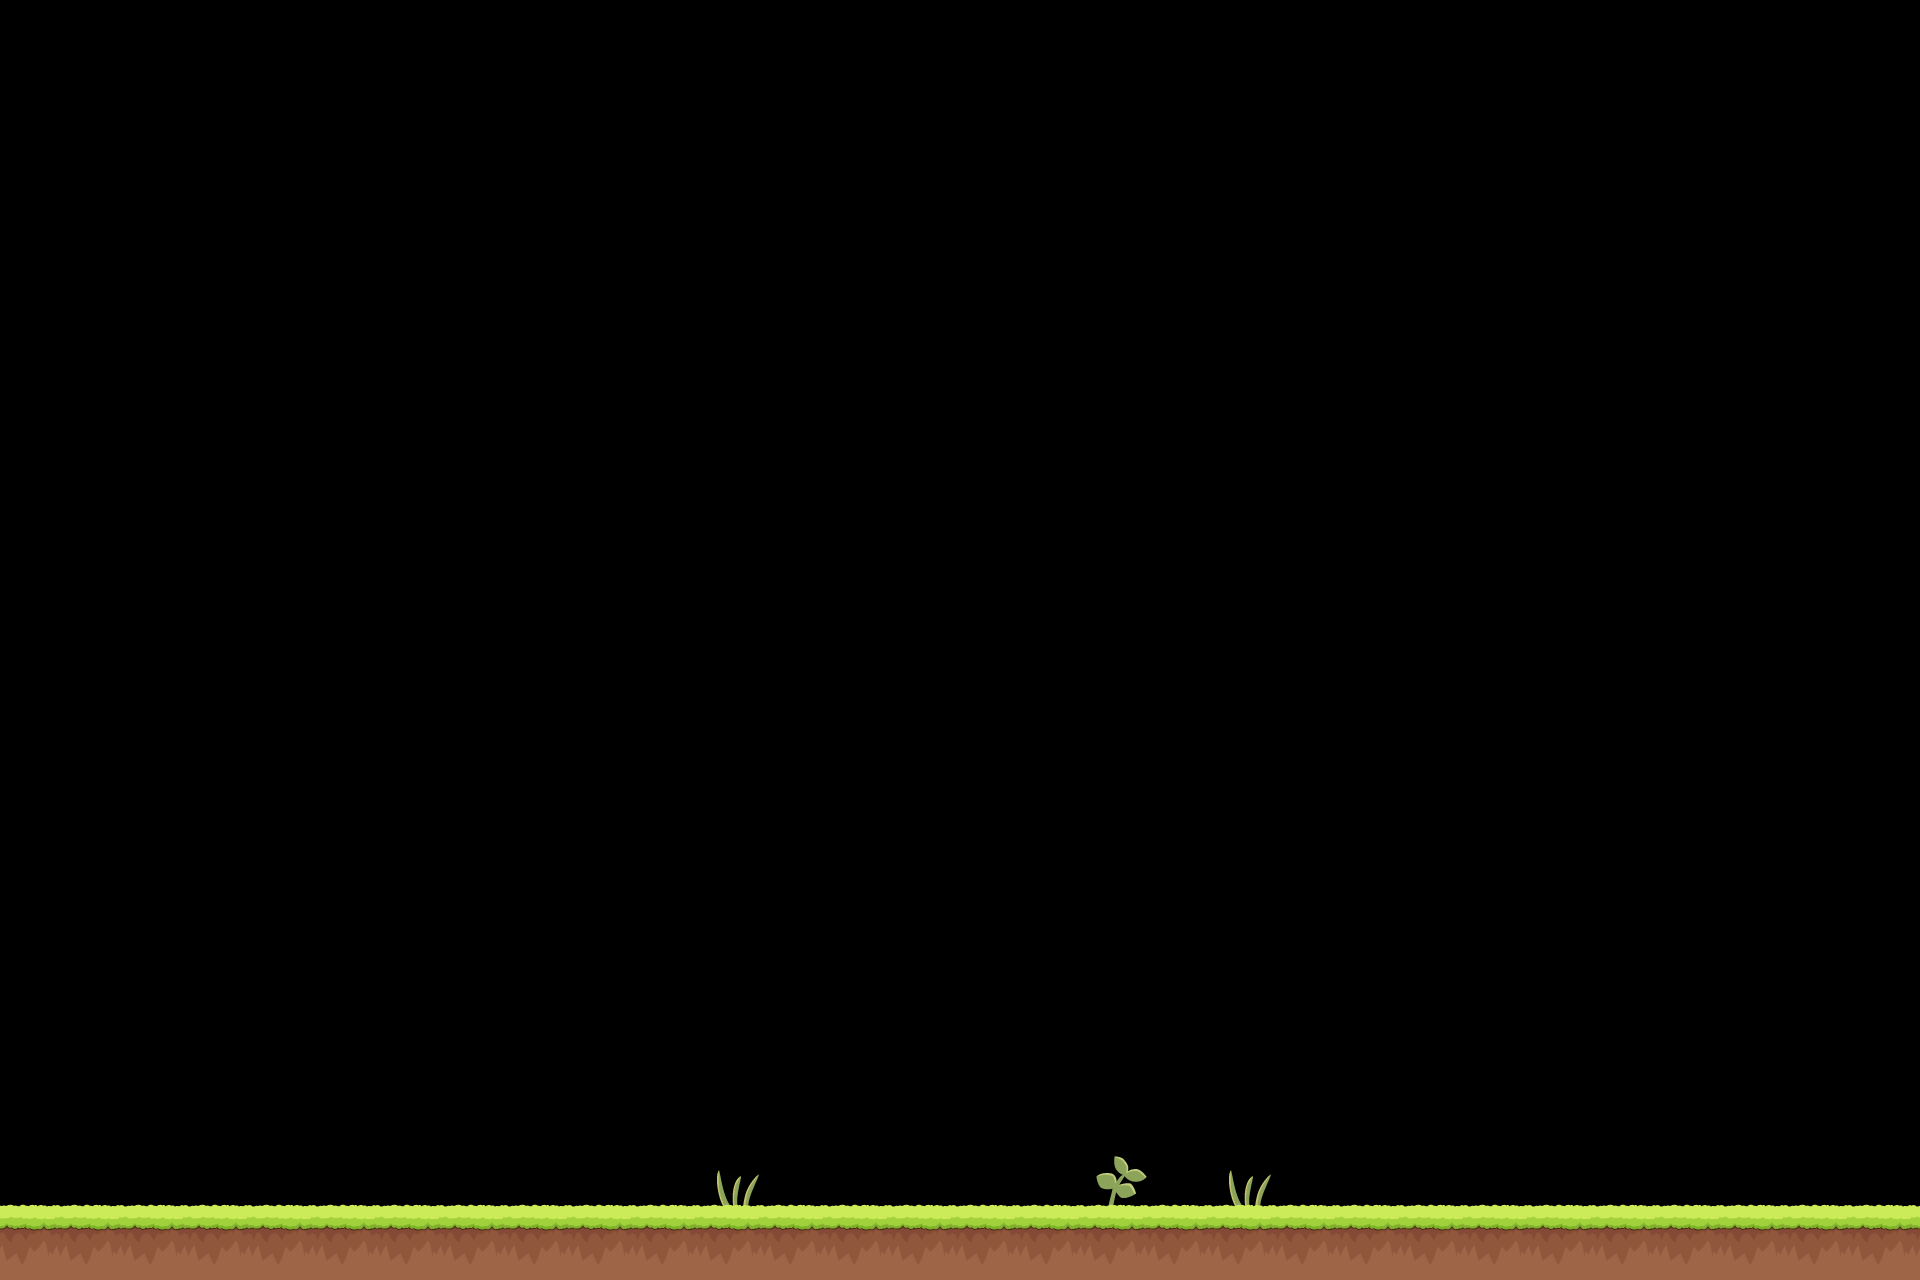

A level layout from a 2D game, rendered from its tile map. Below: a short description, then the map file with tile-grid data replaced by summaries:
An orthogonal 30x20 tile map with 64x64 px tiles, 1 tile layer (map).

<map version="1.0" tiledversion="1.1.5" orientation="orthogonal" renderorder="right-up" width="30" height="20" tilewidth="64" tileheight="64" infinite="0" nextobjectid="1">
 <tileset firstgid="1" source="mapchip.tsx" />
 <layer name="map" width="30" height="20">
  <data>[600 cells, 60 non-empty, 4 distinct tile ids]</data>
 </layer>
 <objectgroup name="object" />
</map>
